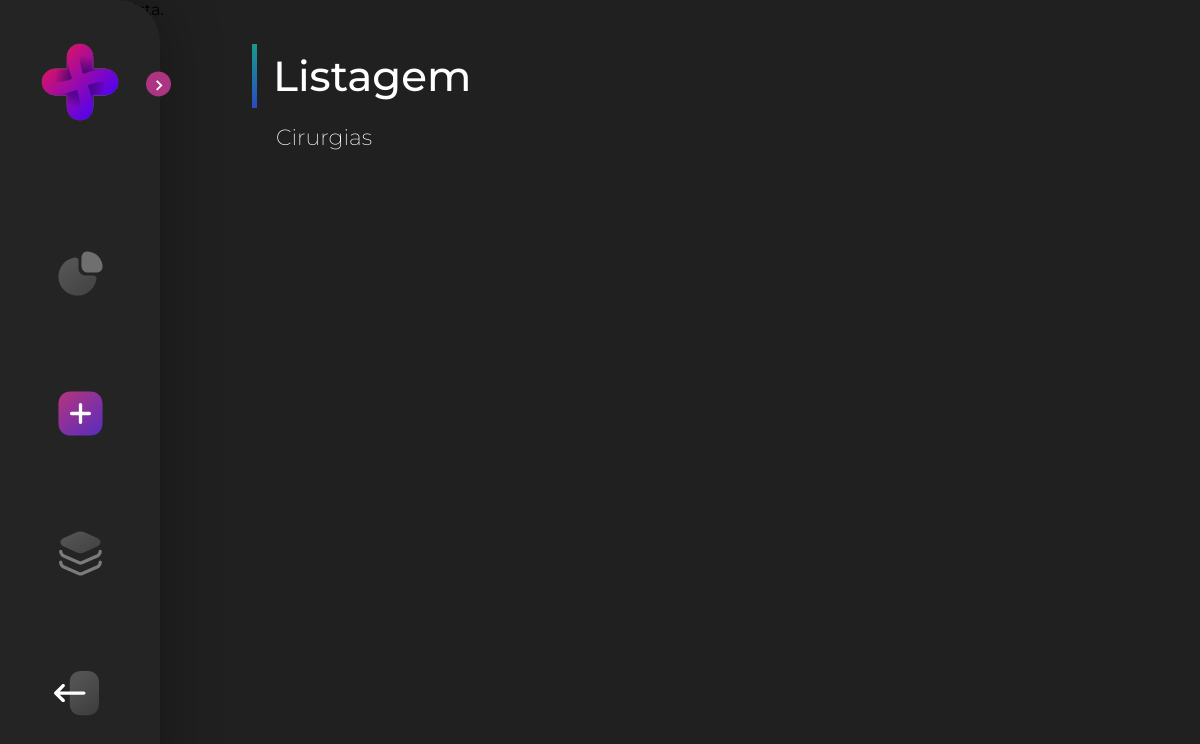
/view/surgery-list.php, run on an earlier commit of the app's database.
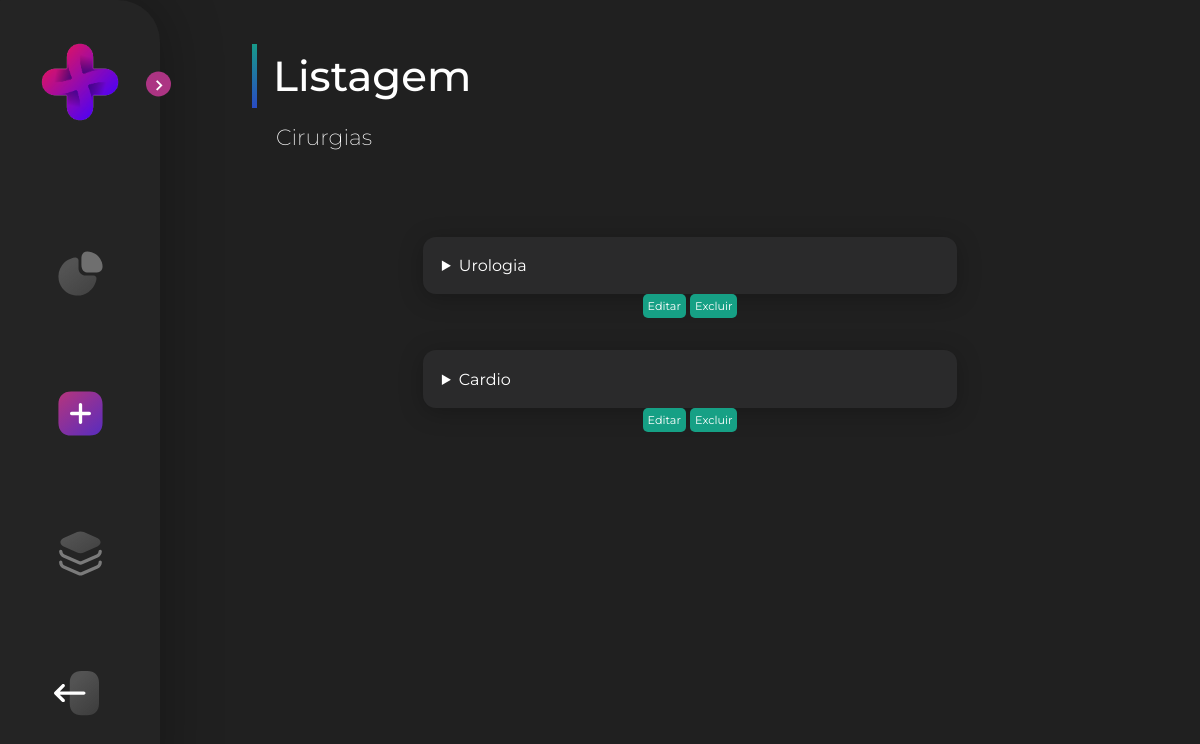
And on a later commit of the database.
### tables this page shows
CREATE TABLE `surgery` (
  `id` int(11) NOT NULL,
  `name` varchar(50) NOT NULL,
  `description` varchar(255) NOT NULL
);

### php/conexao.php (called while the page is built)
<?php
class Conexao {
    private static $instance;
    public static function getConn(){
        if (!isset(self::$instance)){
            self::$instance = new \PDO('mysql:host=localhost;dbname=workmed', 'root', '');
        }
        return self::$instance;
    }
}

### php/surgery.php (called while the page is built, shortened)
<?php
class Surgery {
    protected $id;
    protected $name;
    public function __construct( $name, $description) {
        $this->name = $name;
    }
    public function setId($id) {
        $this->id = $id;
    }
    public function getId() {
        return $this->id;
    }
    public function getName() {
        return $this->name;
    }
}
?>

### View/surgery-list.php (the view, shortened to what this page needs)
<!DOCTYPE html>
<?php
    require_once '../php/surgeryDao.php';
    $surgeryDAO = new SurgeryDAO();
    $surgerys = $surgeryDAO->read();
?>
<html>
<head>
    <link rel='stylesheet' type='text/css' media='screen' href='../css/medic-list.css'>
    <link href='https://unpkg.com/boxicons@2.1.1/css/boxicons.min.css' rel='stylesheet'>
</head>
<body>
    <section class="home">
        <div class="title">
            <div class="stick"></div>
            <div class="text-menu">Listagem</div>
        </div>
        <div class="text-h2">Cirurgias</div>
        <div class="content-form">
            <?php
            foreach ($surgerys as $surgery) { ?>
                <form method="get" action="../php/PostSurgery.php" class="form">
                    <details class="list-form">
                        <summary><?= $surgery->getName() ?></summary>
                    </details>
                    </form>
                    <div class="btn-action">
                        <a href="./surgery-update.php?id=<?= $surgery->getId() ?>"><button class="delete-btn">Editar</button></a>
                        <a href="../php/deleteSurgery.php?id=<?= $surgery->getId() ?>"><button class="delete-btn">Excluir</button></a>
                    </div>
            <?php
              }
            ?>
        </div>
    </section>
</body>
</html>

What changed in the data, as far as the page shows it:
added surgery: name "Urologia"
added surgery: name "Cardio"
